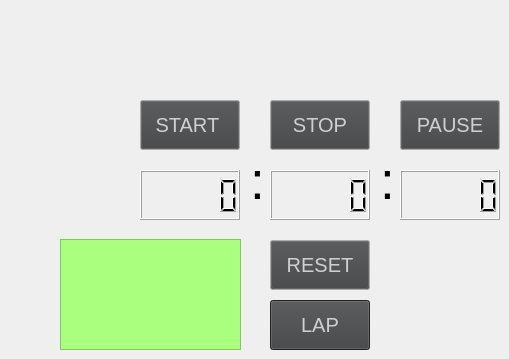
  <widget class="QWidget" name="centralwidget">
   <widget class="QLCDNumber" name="MIN">
    <property name="geometry">
     <rect>
      <x>140</x>
      <y>170</y>
      <width>100</width>
      <height>50</height>
     </rect>
    </property>
    <property name="frameShape">
     <enum>QFrame::Box</enum>
    </property>
    <property name="frameShadow">
     <enum>QFrame::Raised</enum>
    </property>
   </widget>
   <widget class="QLCDNumber" name="SEG">
    <property name="geometry">
     <rect>
      <x>270</x>
      <y>170</y>
      <width>100</width>
      <height>50</height>
     </rect>
    </property>
    <property name="frameShape">
     <enum>QFrame::Box</enum>
    </property>
    <property name="frameShadow">
     <enum>QFrame::Raised</enum>
    </property>
   </widget>
   <widget class="QLCDNumber" name="MS">
    <property name="geometry">
     <rect>
      <x>400</x>
      <y>170</y>
      <width>100</width>
      <height>50</height>
     </rect>
    </property>
    <property name="frameShape">
     <enum>QFrame::Box</enum>
    </property>
   </widget>
   <widget class="QLabel" name="label">
    <property name="geometry">
     <rect>
      <x>250</x>
      <y>150</y>
      <width>16</width>
      <height>61</height>
     </rect>
    </property>
    <property name="font">
     <font>
      <pointsize>40</pointsize>
     </font>
    </property>
    <property name="text">
     <string>:</string>
    </property>
   </widget>
   <widget class="QLabel" name="label_2">
    <property name="geometry">
     <rect>
      <x>380</x>
      <y>150</y>
      <width>61</width>
      <height>61</height>
     </rect>
    </property>
    <property name="font">
     <font>
      <pointsize>40</pointsize>
     </font>
    </property>
    <property name="text">
     <string>:</string>
    </property>
   </widget>
   <widget class="QPushButton" name="STARTBUTTON">
    <property name="geometry">
     <rect>
      <x>140</x>
      <y>100</y>
      <width>100</width>
      <height>50</height>
     </rect>
    </property>
    <property name="palette">
     <palette>
      <active>
       <colorrole role="WindowText">
        <brush brushstyle="SolidPattern">
         <color alpha="255">
          <red>255</red>
          <green>0</green>
          <blue>0</blue>
         </color>
        </brush>
       </colorrole>
       <colorrole role="Button">
        <brush brushstyle="SolidPattern">
         <color alpha="255">
          <red>255</red>
          <green>0</green>
          <blue>0</blue>
         </color>
        </brush>
       </colorrole>
       <colorrole role="ButtonText">
        <brush brushstyle="SolidPattern">
         <color alpha="255">
          <red>255</red>
          <green>0</green>
          <blue>0</blue>
         </color>
        </brush>
       </colorrole>
      </active>
      <inactive>
       <colorrole role="WindowText">
        <brush brushstyle="SolidPattern">
         <color alpha="255">
          <red>208</red>
          <green>208</green>
          <blue>208</blue>
         </color>
        </brush>
       </colorrole>
       <colorrole role="Button">
        <brush brushstyle="SolidPattern">
         <color alpha="255">
          <red>64</red>
          <green>65</green>
          <blue>66</blue>
         </color>
        </brush>
       </colorrole>
       <colorrole role="ButtonText">
        <brush brushstyle="SolidPattern">
         <color alpha="255">
          <red>208</red>
          <green>208</green>
          <blue>208</blue>
         </color>
        </brush>
       </colorrole>
      </inactive>
      <disabled>
       <colorrole role="WindowText">
        <brush brushstyle="SolidPattern">
         <color alpha="255">
          <red>10</red>
          <green>33</green>
          <blue>33</blue>
         </color>
        </brush>
       </colorrole>
       <colorrole role="Button">
        <brush brushstyle="SolidPattern">
         <color alpha="255">
          <red>255</red>
          <green>0</green>
          <blue>0</blue>
         </color>
        </brush>
       </colorrole>
       <colorrole role="ButtonText">
        <brush brushstyle="SolidPattern">
         <color alpha="255">
          <red>10</red>
          <green>33</green>
          <blue>33</blue>
         </color>
        </brush>
       </colorrole>
      </disabled>
     </palette>
    </property>
    <property name="font">
     <font>
      <pointsize>15</pointsize>
     </font>
    </property>
    <property name="text">
     <string>START </string>
    </property>
   </widget>
   <widget class="QPushButton" name="STOPBUTTON">
    <property name="geometry">
     <rect>
      <x>270</x>
      <y>100</y>
      <width>100</width>
      <height>50</height>
     </rect>
    </property>
    <property name="palette">
     <palette>
      <active>
       <colorrole role="WindowText">
        <brush brushstyle="SolidPattern">
         <color alpha="255">
          <red>255</red>
          <green>0</green>
          <blue>0</blue>
         </color>
        </brush>
       </colorrole>
       <colorrole role="Button">
        <brush brushstyle="SolidPattern">
         <color alpha="255">
          <red>255</red>
          <green>0</green>
          <blue>0</blue>
         </color>
        </brush>
       </colorrole>
       <colorrole role="ButtonText">
        <brush brushstyle="SolidPattern">
         <color alpha="255">
          <red>255</red>
          <green>0</green>
          <blue>0</blue>
         </color>
        </brush>
       </colorrole>
      </active>
      <inactive>
       <colorrole role="WindowText">
        <brush brushstyle="SolidPattern">
         <color alpha="255">
          <red>208</red>
          <green>208</green>
          <blue>208</blue>
         </color>
        </brush>
       </colorrole>
       <colorrole role="Button">
        <brush brushstyle="SolidPattern">
         <color alpha="255">
          <red>64</red>
          <green>65</green>
          <blue>66</blue>
         </color>
        </brush>
       </colorrole>
       <colorrole role="ButtonText">
        <brush brushstyle="SolidPattern">
         <color alpha="255">
          <red>208</red>
          <green>208</green>
          <blue>208</blue>
         </color>
        </brush>
       </colorrole>
      </inactive>
      <disabled>
       <colorrole role="WindowText">
        <brush brushstyle="SolidPattern">
         <color alpha="255">
          <red>10</red>
          <green>33</green>
          <blue>33</blue>
         </color>
        </brush>
       </colorrole>
       <colorrole role="Button">
        <brush brushstyle="SolidPattern">
         <color alpha="255">
          <red>255</red>
          <green>0</green>
          <blue>0</blue>
         </color>
        </brush>
       </colorrole>
       <colorrole role="ButtonText">
        <brush brushstyle="SolidPattern">
         <color alpha="255">
          <red>10</red>
          <green>33</green>
          <blue>33</blue>
         </color>
        </brush>
       </colorrole>
      </disabled>
     </palette>
    </property>
    <property name="font">
     <font>
      <pointsize>15</pointsize>
     </font>
    </property>
    <property name="text">
     <string>STOP</string>
    </property>
   </widget>
   <widget class="QPushButton" name="PAUSEBUTTON">
    <property name="geometry">
     <rect>
      <x>400</x>
      <y>100</y>
      <width>100</width>
      <height>50</height>
     </rect>
    </property>
    <property name="palette">
     <palette>
      <active>
       <colorrole role="WindowText">
        <brush brushstyle="SolidPattern">
         <color alpha="255">
          <red>255</red>
          <green>0</green>
          <blue>0</blue>
         </color>
        </brush>
       </colorrole>
       <colorrole role="Button">
        <brush brushstyle="SolidPattern">
         <color alpha="255">
          <red>255</red>
          <green>0</green>
          <blue>0</blue>
         </color>
        </brush>
       </colorrole>
       <colorrole role="ButtonText">
        <brush brushstyle="SolidPattern">
         <color alpha="255">
          <red>255</red>
          <green>0</green>
          <blue>0</blue>
         </color>
        </brush>
       </colorrole>
      </active>
      <inactive>
       <colorrole role="WindowText">
        <brush brushstyle="SolidPattern">
         <color alpha="255">
          <red>208</red>
          <green>208</green>
          <blue>208</blue>
         </color>
        </brush>
       </colorrole>
       <colorrole role="Button">
        <brush brushstyle="SolidPattern">
         <color alpha="255">
          <red>64</red>
          <green>65</green>
          <blue>66</blue>
         </color>
        </brush>
       </colorrole>
       <colorrole role="ButtonText">
        <brush brushstyle="SolidPattern">
         <color alpha="255">
          <red>208</red>
          <green>208</green>
          <blue>208</blue>
         </color>
        </brush>
       </colorrole>
      </inactive>
      <disabled>
       <colorrole role="WindowText">
        <brush brushstyle="SolidPattern">
         <color alpha="255">
          <red>10</red>
          <green>33</green>
          <blue>33</blue>
         </color>
        </brush>
       </colorrole>
       <colorrole role="Button">
        <brush brushstyle="SolidPattern">
         <color alpha="255">
          <red>255</red>
          <green>0</green>
          <blue>0</blue>
         </color>
        </brush>
       </colorrole>
       <colorrole role="ButtonText">
        <brush brushstyle="SolidPattern">
         <color alpha="255">
          <red>10</red>
          <green>33</green>
          <blue>33</blue>
         </color>
        </brush>
       </colorrole>
      </disabled>
     </palette>
    </property>
    <property name="font">
     <font>
      <pointsize>15</pointsize>
     </font>
    </property>
    <property name="text">
     <string>PAUSE</string>
    </property>
   </widget>
   <widget class="QPushButton" name="RESET">
    <property name="geometry">
     <rect>
      <x>270</x>
      <y>240</y>
      <width>100</width>
      <height>50</height>
     </rect>
    </property>
    <property name="palette">
     <palette>
      <active>
       <colorrole role="WindowText">
        <brush brushstyle="SolidPattern">
         <color alpha="255">
          <red>255</red>
          <green>0</green>
          <blue>0</blue>
         </color>
        </brush>
       </colorrole>
       <colorrole role="Button">
        <brush brushstyle="SolidPattern">
         <color alpha="255">
          <red>255</red>
          <green>0</green>
          <blue>0</blue>
         </color>
        </brush>
       </colorrole>
       <colorrole role="ButtonText">
        <brush brushstyle="SolidPattern">
         <color alpha="255">
          <red>255</red>
          <green>0</green>
          <blue>0</blue>
         </color>
        </brush>
       </colorrole>
      </active>
      <inactive>
       <colorrole role="WindowText">
        <brush brushstyle="SolidPattern">
         <color alpha="255">
          <red>208</red>
          <green>208</green>
          <blue>208</blue>
         </color>
        </brush>
       </colorrole>
       <colorrole role="Button">
        <brush brushstyle="SolidPattern">
         <color alpha="255">
          <red>64</red>
          <green>65</green>
          <blue>66</blue>
         </color>
        </brush>
       </colorrole>
       <colorrole role="ButtonText">
        <brush brushstyle="SolidPattern">
         <color alpha="255">
          <red>208</red>
          <green>208</green>
          <blue>208</blue>
         </color>
        </brush>
       </colorrole>
      </inactive>
      <disabled>
       <colorrole role="WindowText">
        <brush brushstyle="SolidPattern">
         <color alpha="255">
          <red>10</red>
          <green>33</green>
          <blue>33</blue>
         </color>
        </brush>
       </colorrole>
       <colorrole role="Button">
        <brush brushstyle="SolidPattern">
         <color alpha="255">
          <red>255</red>
          <green>0</green>
          <blue>0</blue>
         </color>
        </brush>
       </colorrole>
       <colorrole role="ButtonText">
        <brush brushstyle="SolidPattern">
         <color alpha="255">
          <red>10</red>
          <green>33</green>
          <blue>33</blue>
         </color>
        </brush>
       </colorrole>
      </disabled>
     </palette>
    </property>
    <property name="font">
     <font>
      <pointsize>15</pointsize>
     </font>
    </property>
    <property name="text">
     <string>RESET</string>
    </property>
   </widget>
   <widget class="QPlainTextEdit" name="plainTextEdit">
    <property name="geometry">
     <rect>
      <x>60</x>
      <y>239</y>
      <width>181</width>
      <height>111</height>
     </rect>
    </property>
    <property name="palette">
     <palette>
      <active>
       <colorrole role="WindowText">
        <brush brushstyle="SolidPattern">
         <color alpha="255">
          <red>0</red>
          <green>0</green>
          <blue>0</blue>
         </color>
        </brush>
       </colorrole>
       <colorrole role="Button">
        <brush brushstyle="SolidPattern">
         <color alpha="255">
          <red>170</red>
          <green>255</green>
          <blue>127</blue>
         </color>
        </brush>
       </colorrole>
       <colorrole role="Light">
        <brush brushstyle="SolidPattern">
         <color alpha="255">
          <red>212</red>
          <green>255</green>
          <blue>127</blue>
         </color>
        </brush>
       </colorrole>
       <colorrole role="Midlight">
        <brush brushstyle="SolidPattern">
         <color alpha="255">
          <red>191</red>
          <green>255</green>
          <blue>63</blue>
         </color>
        </brush>
       </colorrole>
       <colorrole role="Dark">
        <brush brushstyle="SolidPattern">
         <color alpha="255">
          <red>85</red>
          <green>127</green>
          <blue>0</blue>
         </color>
        </brush>
       </colorrole>
       <colorrole role="Mid">
        <brush brushstyle="SolidPattern">
         <color alpha="255">
          <red>113</red>
          <green>170</green>
          <blue>0</blue>
         </color>
        </brush>
       </colorrole>
       <colorrole role="Text">
        <brush brushstyle="SolidPattern">
         <color alpha="255">
          <red>0</red>
          <green>0</green>
          <blue>0</blue>
         </color>
        </brush>
       </colorrole>
       <colorrole role="BrightText">
        <brush brushstyle="SolidPattern">
         <color alpha="255">
          <red>255</red>
          <green>255</green>
          <blue>255</blue>
         </color>
        </brush>
       </colorrole>
       <colorrole role="ButtonText">
        <brush brushstyle="SolidPattern">
         <color alpha="255">
          <red>0</red>
          <green>0</green>
          <blue>0</blue>
         </color>
        </brush>
       </colorrole>
       <colorrole role="Base">
        <brush brushstyle="SolidPattern">
         <color alpha="255">
          <red>170</red>
          <green>255</green>
          <blue>127</blue>
         </color>
        </brush>
       </colorrole>
       <colorrole role="Window">
        <brush brushstyle="SolidPattern">
         <color alpha="255">
          <red>170</red>
          <green>255</green>
          <blue>127</blue>
         </color>
        </brush>
       </colorrole>
       <colorrole role="Shadow">
        <brush brushstyle="SolidPattern">
         <color alpha="255">
          <red>0</red>
          <green>0</green>
          <blue>0</blue>
         </color>
        </brush>
       </colorrole>
       <colorrole role="AlternateBase">
        <brush brushstyle="SolidPattern">
         <color alpha="255">
          <red>212</red>
          <green>255</green>
          <blue>127</blue>
         </color>
        </brush>
       </colorrole>
       <colorrole role="ToolTipBase">
        <brush brushstyle="SolidPattern">
         <color alpha="255">
          <red>255</red>
          <green>255</green>
          <blue>220</blue>
         </color>
        </brush>
       </colorrole>
       <colorrole role="ToolTipText">
        <brush brushstyle="SolidPattern">
         <color alpha="255">
          <red>0</red>
          <green>0</green>
          <blue>0</blue>
         </color>
        </brush>
       </colorrole>
      </active>
      <inactive>
       <colorrole role="WindowText">
        <brush brushstyle="SolidPattern">
         <color alpha="255">
          <red>208</red>
          <green>208</green>
          <blue>208</blue>
         </color>
        </brush>
       </colorrole>
       <colorrole role="Button">
        <brush brushstyle="SolidPattern">
         <color alpha="255">
          <red>170</red>
          <green>255</green>
          <blue>127</blue>
         </color>
        </brush>
       </colorrole>
       <colorrole role="Light">
        <brush brushstyle="SolidPattern">
         <color alpha="255">
          <red>255</red>
          <green>255</green>
          <blue>255</blue>
         </color>
        </brush>
       </colorrole>
       <colorrole role="Midlight">
        <brush brushstyle="SolidPattern">
         <color alpha="255">
          <red>227</red>
          <green>227</green>
          <blue>227</blue>
         </color>
        </brush>
       </colorrole>
       <colorrole role="Dark">
        <brush brushstyle="SolidPattern">
         <color alpha="255">
          <red>64</red>
          <green>65</green>
          <blue>66</blue>
         </color>
        </brush>
       </colorrole>
       <colorrole role="Mid">
        <brush brushstyle="SolidPattern">
         <color alpha="255">
          <red>160</red>
          <green>160</green>
          <blue>160</blue>
         </color>
        </brush>
       </colorrole>
       <colorrole role="Text">
        <brush brushstyle="SolidPattern">
         <color alpha="255">
          <red>208</red>
          <green>208</green>
          <blue>208</blue>
         </color>
        </brush>
       </colorrole>
       <colorrole role="BrightText">
        <brush brushstyle="SolidPattern">
         <color alpha="255">
          <red>255</red>
          <green>51</green>
          <blue>51</blue>
         </color>
        </brush>
       </colorrole>
       <colorrole role="ButtonText">
        <brush brushstyle="SolidPattern">
         <color alpha="255">
          <red>208</red>
          <green>208</green>
          <blue>208</blue>
         </color>
        </brush>
       </colorrole>
       <colorrole role="Base">
        <brush brushstyle="SolidPattern">
         <color alpha="255">
          <red>170</red>
          <green>255</green>
          <blue>127</blue>
         </color>
        </brush>
       </colorrole>
       <colorrole role="Window">
        <brush brushstyle="SolidPattern">
         <color alpha="255">
          <red>170</red>
          <green>255</green>
          <blue>127</blue>
         </color>
        </brush>
       </colorrole>
       <colorrole role="Shadow">
        <brush brushstyle="SolidPattern">
         <color alpha="255">
          <red>105</red>
          <green>105</green>
          <blue>105</blue>
         </color>
        </brush>
       </colorrole>
       <colorrole role="AlternateBase">
        <brush brushstyle="SolidPattern">
         <color alpha="255">
          <red>53</red>
          <green>54</green>
          <blue>55</blue>
         </color>
        </brush>
       </colorrole>
       <colorrole role="ToolTipBase">
        <brush brushstyle="SolidPattern">
         <color alpha="255">
          <red>64</red>
          <green>65</green>
          <blue>66</blue>
         </color>
        </brush>
       </colorrole>
       <colorrole role="ToolTipText">
        <brush brushstyle="SolidPattern">
         <color alpha="255">
          <red>208</red>
          <green>208</green>
          <blue>208</blue>
         </color>
        </brush>
       </colorrole>
      </inactive>
      <disabled>
       <colorrole role="WindowText">
        <brush brushstyle="SolidPattern">
         <color alpha="255">
          <red>85</red>
          <green>127</green>
          <blue>0</blue>
         </color>
        </brush>
       </colorrole>
       <colorrole role="Button">
        <brush brushstyle="SolidPattern">
         <color alpha="255">
          <red>170</red>
          <green>255</green>
          <blue>127</blue>
         </color>
        </brush>
       </colorrole>
       <colorrole role="Light">
        <brush brushstyle="SolidPattern">
         <color alpha="255">
          <red>212</red>
          <green>255</green>
          <blue>127</blue>
         </color>
        </brush>
       </colorrole>
       <colorrole role="Midlight">
        <brush brushstyle="SolidPattern">
         <color alpha="255">
          <red>191</red>
          <green>255</green>
          <blue>63</blue>
         </color>
        </brush>
       </colorrole>
       <colorrole role="Dark">
        <brush brushstyle="SolidPattern">
         <color alpha="255">
          <red>85</red>
          <green>127</green>
          <blue>0</blue>
         </color>
        </brush>
       </colorrole>
       <colorrole role="Mid">
        <brush brushstyle="SolidPattern">
         <color alpha="255">
          <red>113</red>
          <green>170</green>
          <blue>0</blue>
         </color>
        </brush>
       </colorrole>
       <colorrole role="Text">
        <brush brushstyle="SolidPattern">
         <color alpha="255">
          <red>85</red>
          <green>127</green>
          <blue>0</blue>
         </color>
        </brush>
       </colorrole>
       <colorrole role="BrightText">
        <brush brushstyle="SolidPattern">
         <color alpha="255">
          <red>255</red>
          <green>255</green>
          <blue>255</blue>
         </color>
        </brush>
       </colorrole>
       <colorrole role="ButtonText">
        <brush brushstyle="SolidPattern">
         <color alpha="255">
          <red>85</red>
          <green>127</green>
          <blue>0</blue>
         </color>
        </brush>
       </colorrole>
       <colorrole role="Base">
        <brush brushstyle="SolidPattern">
         <color alpha="255">
          <red>170</red>
          <green>255</green>
          <blue>127</blue>
         </color>
        </brush>
       </colorrole>
       <colorrole role="Window">
        <brush brushstyle="SolidPattern">
         <color alpha="255">
          <red>170</red>
          <green>255</green>
          <blue>127</blue>
         </color>
        </brush>
       </colorrole>
       <colorrole role="Shadow">
        <brush brushstyle="SolidPattern">
         <color alpha="255">
          <red>0</red>
          <green>0</green>
          <blue>0</blue>
         </color>
        </brush>
       </colorrole>
       <colorrole role="AlternateBase">
        <brush brushstyle="SolidPattern">
         <color alpha="255">
          <red>53</red>
          <green>54</green>
          <blue>55</blue>
         </color>
        </brush>
       </colorrole>
       <colorrole role="ToolTipBase">
        <brush brushstyle="SolidPattern">
         <color alpha="255">
          <red>64</red>
          <green>65</green>
          <blue>66</blue>
         </color>
        </brush>
       </colorrole>
       <colorrole role="ToolTipText">
        <brush brushstyle="SolidPattern">
         <color alpha="255">
          <red>208</red>
          <green>208</green>
          <blue>208</blue>
         </color>
        </brush>
       </colorrole>
      </disabled>
     </palette>
    </property>
    <property name="styleSheet">
     <string notr="true">background-color: rgb(170, 255, 127);</string>
    </property>
   </widget>
   <widget class="QPushButton" name="LAP">
    <property name="geometry">
     <rect>
      <x>270</x>
      <y>300</y>
      <width>100</width>
      <height>50</height>
     </rect>
    </property>
    <property name="palette">
     <palette>
      <active>
       <colorrole role="WindowText">
        <brush brushstyle="SolidPattern">
         <color alpha="255">
          <red>0</red>
          <green>0</green>
          <blue>0</blue>
         </color>
        </brush>
       </colorrole>
       <colorrole role="Button">
        <brush brushstyle="SolidPattern">
         <color alpha="255">
          <red>255</red>
          <green>0</green>
          <blue>0</blue>
         </color>
        </brush>
       </colorrole>
       <colorrole role="Light">
        <brush brushstyle="SolidPattern">
         <color alpha="255">
          <red>255</red>
          <green>127</green>
          <blue>127</blue>
         </color>
        </brush>
       </colorrole>
       <colorrole role="Midlight">
        <brush brushstyle="SolidPattern">
         <color alpha="255">
          <red>255</red>
          <green>63</green>
          <blue>63</blue>
         </color>
        </brush>
       </colorrole>
       <colorrole role="Dark">
        <brush brushstyle="SolidPattern">
         <color alpha="255">
          <red>127</red>
          <green>0</green>
          <blue>0</blue>
         </color>
        </brush>
       </colorrole>
       <colorrole role="Mid">
        <brush brushstyle="SolidPattern">
         <color alpha="255">
          <red>170</red>
          <green>0</green>
          <blue>0</blue>
         </color>
        </brush>
       </colorrole>
       <colorrole role="Text">
        <brush brushstyle="SolidPattern">
         <color alpha="255">
          <red>255</red>
          <green>0</green>
          <blue>0</blue>
         </color>
        </brush>
       </colorrole>
       <colorrole role="BrightText">
        <brush brushstyle="SolidPattern">
         <color alpha="255">
          <red>255</red>
          <green>255</green>
          <blue>255</blue>
         </color>
        </brush>
       </colorrole>
       <colorrole role="ButtonText">
        <brush brushstyle="SolidPattern">
         <color alpha="255">
          <red>255</red>
          <green>0</green>
          <blue>0</blue>
         </color>
        </brush>
       </colorrole>
       <colorrole role="Base">
        <brush brushstyle="SolidPattern">
         <color alpha="255">
          <red>255</red>
          <green>255</green>
          <blue>255</blue>
         </color>
        </brush>
       </colorrole>
       <colorrole role="Window">
        <brush brushstyle="SolidPattern">
         <color alpha="255">
          <red>255</red>
          <green>0</green>
          <blue>0</blue>
         </color>
        </brush>
       </colorrole>
       <colorrole role="Shadow">
        <brush brushstyle="SolidPattern">
         <color alpha="255">
          <red>0</red>
          <green>0</green>
          <blue>0</blue>
         </color>
        </brush>
       </colorrole>
       <colorrole role="AlternateBase">
        <brush brushstyle="SolidPattern">
         <color alpha="255">
          <red>255</red>
          <green>127</green>
          <blue>127</blue>
         </color>
        </brush>
       </colorrole>
       <colorrole role="ToolTipBase">
        <brush brushstyle="SolidPattern">
         <color alpha="255">
          <red>255</red>
          <green>255</green>
          <blue>220</blue>
         </color>
        </brush>
       </colorrole>
       <colorrole role="ToolTipText">
        <brush brushstyle="SolidPattern">
         <color alpha="255">
          <red>0</red>
          <green>0</green>
          <blue>0</blue>
         </color>
        </brush>
       </colorrole>
      </active>
      <inactive>
       <colorrole role="WindowText">
        <brush brushstyle="SolidPattern">
         <color alpha="255">
          <red>208</red>
          <green>208</green>
          <blue>208</blue>
         </color>
        </brush>
       </colorrole>
       <colorrole role="Button">
        <brush brushstyle="SolidPattern">
         <color alpha="255">
          <red>64</red>
          <green>65</green>
          <blue>66</blue>
         </color>
        </brush>
       </colorrole>
       <colorrole role="Light">
        <brush brushstyle="SolidPattern">
         <color alpha="255">
          <red>255</red>
          <green>255</green>
          <blue>255</blue>
         </color>
        </brush>
       </colorrole>
       <colorrole role="Midlight">
        <brush brushstyle="SolidPattern">
         <color alpha="255">
          <red>227</red>
          <green>227</green>
          <blue>227</blue>
         </color>
        </brush>
       </colorrole>
       <colorrole role="Dark">
        <brush brushstyle="SolidPattern">
         <color alpha="255">
          <red>64</red>
          <green>65</green>
          <blue>66</blue>
         </color>
        </brush>
       </colorrole>
       <colorrole role="Mid">
        <brush brushstyle="SolidPattern">
         <color alpha="255">
          <red>160</red>
          <green>160</green>
          <blue>160</blue>
         </color>
        </brush>
       </colorrole>
       <colorrole role="Text">
        <brush brushstyle="SolidPattern">
         <color alpha="255">
          <red>208</red>
          <green>208</green>
          <blue>208</blue>
         </color>
        </brush>
       </colorrole>
       <colorrole role="BrightText">
        <brush brushstyle="SolidPattern">
         <color alpha="255">
          <red>255</red>
          <green>51</green>
          <blue>51</blue>
         </color>
        </brush>
       </colorrole>
       <colorrole role="ButtonText">
        <brush brushstyle="SolidPattern">
         <color alpha="255">
          <red>208</red>
          <green>208</green>
          <blue>208</blue>
         </color>
        </brush>
       </colorrole>
       <colorrole role="Base">
        <brush brushstyle="SolidPattern">
         <color alpha="255">
          <red>46</red>
          <green>47</green>
          <blue>48</blue>
         </color>
        </brush>
       </colorrole>
       <colorrole role="Window">
        <brush brushstyle="SolidPattern">
         <color alpha="255">
          <red>46</red>
          <green>47</green>
          <blue>48</blue>
         </color>
        </brush>
       </colorrole>
       <colorrole role="Shadow">
        <brush brushstyle="SolidPattern">
         <color alpha="255">
          <red>105</red>
          <green>105</green>
          <blue>105</blue>
         </color>
        </brush>
       </colorrole>
       <colorrole role="AlternateBase">
        <brush brushstyle="SolidPattern">
         <color alpha="255">
          <red>53</red>
          <green>54</green>
          <blue>55</blue>
         </color>
        </brush>
       </colorrole>
       <colorrole role="ToolTipBase">
        <brush brushstyle="SolidPattern">
         <color alpha="255">
          <red>64</red>
          <green>65</green>
          <blue>66</blue>
         </color>
        </brush>
       </colorrole>
       <colorrole role="ToolTipText">
        <brush brushstyle="SolidPattern">
         <color alpha="255">
          <red>208</red>
          <green>208</green>
          <blue>208</blue>
         </color>
        </brush>
       </colorrole>
      </inactive>
      <disabled>
       <colorrole role="WindowText">
        <brush brushstyle="SolidPattern">
         <color alpha="255">
          <red>127</red>
          <green>0</green>
          <blue>0</blue>
         </color>
        </brush>
       </colorrole>
       <colorrole role="Button">
        <brush brushstyle="SolidPattern">
         <color alpha="255">
          <red>255</red>
          <green>0</green>
          <blue>0</blue>
         </color>
        </brush>
       </colorrole>
       <colorrole role="Light">
        <brush brushstyle="SolidPattern">
         <color alpha="255">
          <red>255</red>
          <green>127</green>
          <blue>127</blue>
         </color>
        </brush>
       </colorrole>
       <colorrole role="Midlight">
        <brush brushstyle="SolidPattern">
         <color alpha="255">
          <red>255</red>
          <green>63</green>
          <blue>63</blue>
         </color>
        </brush>
       </colorrole>
       <colorrole role="Dark">
        <brush brushstyle="SolidPattern">
         <color alpha="255">
          <red>127</red>
          <green>0</green>
          <blue>0</blue>
         </color>
        </brush>
       </colorrole>
       <colorrole role="Mid">
        <brush brushstyle="SolidPattern">
         <color alpha="255">
          <red>170</red>
          <green>0</green>
          <blue>0</blue>
         </color>
        </brush>
       </colorrole>
       <colorrole role="Text">
        <brush brushstyle="SolidPattern">
         <color alpha="255">
          <red>127</red>
          <green>0</green>
          <blue>0</blue>
         </color>
        </brush>
       </colorrole>
       <colorrole role="BrightText">
        <brush brushstyle="SolidPattern">
         <color alpha="255">
          <red>255</red>
          <green>255</green>
          <blue>255</blue>
         </color>
        </brush>
       </colorrole>
       <colorrole role="ButtonText">
        <brush brushstyle="SolidPattern">
         <color alpha="255">
          <red>127</red>
          <green>0</green>
          <blue>0</blue>
         </color>
        </brush>
       </colorrole>
       <colorrole role="Base">
        <brush brushstyle="SolidPattern">
         <color alpha="255">
          <red>255</red>
          <green>0</green>
          <blue>0</blue>
         </color>
        </brush>
       </colorrole>
       <colorrole role="Window">
        <brush brushstyle="SolidPattern">
         <color alpha="255">
          <red>255</red>
          <green>0</green>
          <blue>0</blue>
         </color>
        </brush>
       </colorrole>
       <colorrole role="Shadow">
        <brush brushstyle="SolidPattern">
         <color alpha="255">
          <red>0</red>
          <green>0</green>
          <blue>0</blue>
         </color>
        </brush>
       </colorrole>
       <colorrole role="AlternateBase">
        <brush brushstyle="SolidPattern">
         <color alpha="255">
          <red>53</red>
          <green>54</green>
          <blue>55</blue>
         </color>
        </brush>
       </colorrole>
       <colorrole role="ToolTipBase">
        <brush brushstyle="SolidPattern">
         <color alpha="255">
          <red>64</red>
          <green>65</green>
          <blue>66</blue>
         </color>
        </brush>
       </colorrole>
       <colorrole role="ToolTipText">
        <brush brushstyle="SolidPattern">
         <color alpha="255">
          <red>208</red>
          <green>208</green>
          <blue>208</blue>
         </color>
        </brush>
       </colorrole>
      </disabled>
     </palette>
    </property>
    <property name="font">
     <font>
      <pointsize>15</pointsize>
     </font>
    </property>
    <property name="text">
     <string>LAP</string>
    </property>
   </widget>
  </widget>
